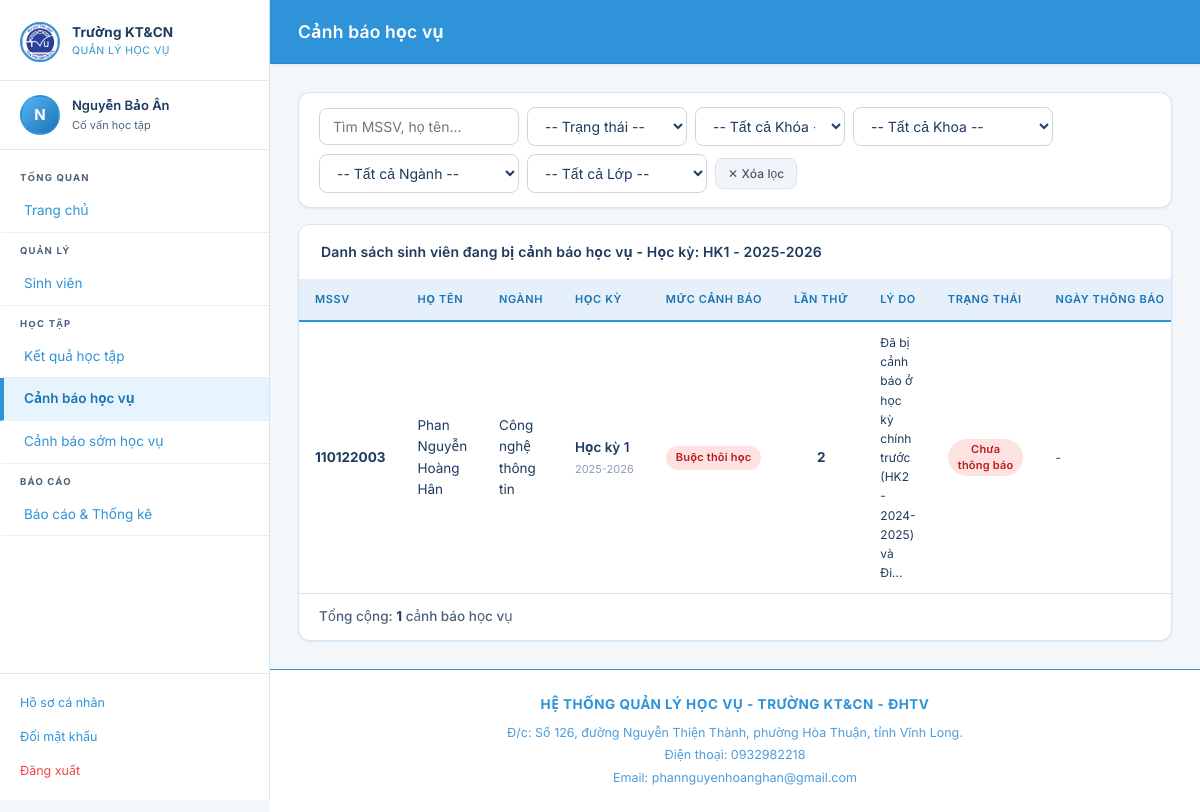
Before: /canh-bao/ (signed in) with the older database file.
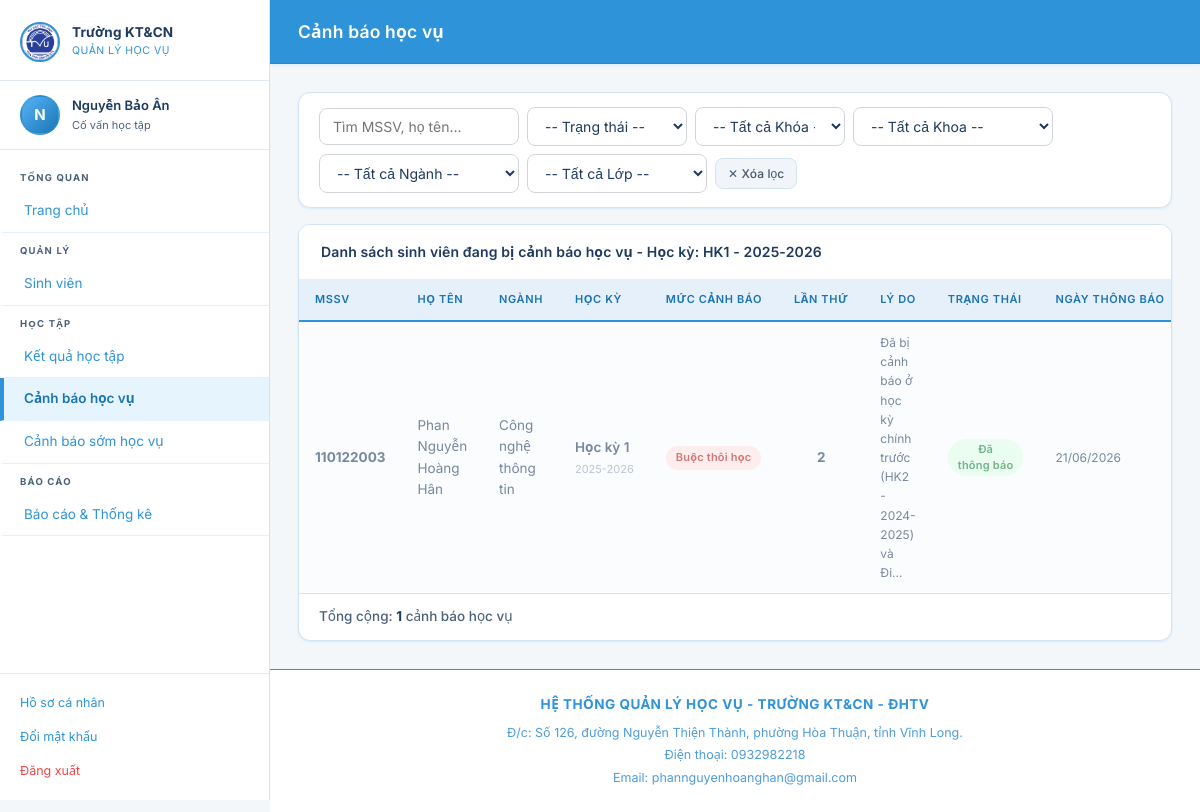
After: the same page with the newer database file.
### academic_warnings/models.py (models this page shows, shortened)
class CanhBaoHocVu(models.Model):
    MUC_CHOICES = [
        ('canh_bao', 'Cảnh báo học vụ'),
        ('buoc_thoi_hoc', 'Buộc thôi học'),
    ]
    TRANG_THAI_CHOICES = [
        ('chua_xu_ly', 'Chưa thông báo'),
        ('da_xu_ly', 'Đã thông báo'),
    ]
    sinh_vien = models.ForeignKey(SinhVien, on_delete=models.CASCADE,
                                   related_name='canh_bao', verbose_name='Sinh viên')
    hoc_ky = models.ForeignKey(HocKy, on_delete=models.CASCADE,
                                related_name='canh_bao', verbose_name='Học kỳ')
    muc_canh_bao = models.CharField(max_length=20, choices=MUC_CHOICES, verbose_name='Mức cảnh báo')
    ly_do = models.TextField(verbose_name='Lý do cảnh báo')
    so_lan_canh_bao = models.PositiveSmallIntegerField(default=1, verbose_name='Lần cảnh báo thứ')
    ngay_tao = models.DateTimeField(auto_now_add=True, verbose_name='Ngày tạo')
    trang_thai = models.CharField(max_length=20, choices=TRANG_THAI_CHOICES,
                                   default='chua_xu_ly', verbose_name='Trạng thái')
    ghi_chu = models.TextField(blank=True, verbose_name='Ghi chú xử lý')
    da_an = models.BooleanField(default=False, verbose_name='Đã ẩn khỏi danh sách')
    nguoi_dung_an = models.ManyToManyField(
        settings.AUTH_USER_MODEL,
        blank=True,
        db_table='canhbaohocvu_nguoi_dung_an',
        related_name='canh_bao_da_an',
        verbose_name='Người dùng đã ẩn'
    )
    class Meta:
        db_table = 'canhbaohocvu'
        verbose_name = 'Cảnh báo học vụ'
        verbose_name_plural = 'Cảnh báo học vụ'
        unique_together = ['sinh_vien', 'hoc_ky']
        ordering = ['trang_thai', '-ngay_tao']
    @property
    def mau_canh_bao(self):
        return {'canh_bao': 'warning', 'buoc_thoi_hoc': 'danger'}.get(self.muc_canh_bao, 'secondary')

### students/models.py (models this page shows, shortened)
class SinhVien(models.Model):
    TRANG_THAI_CHOICES = [
        ('dang_hoc', 'Đang học'),
        ('dinh_chi', 'Đình chỉ'),
        ('tot_nghiep', 'Tốt nghiệp'),
        ('thoi_hoc', 'Thôi học'),
    ]
    user = models.OneToOneField(CustomUser, on_delete=models.SET_NULL, null=True, blank=True,
                                 related_name='sinh_vien', verbose_name='Tài khoản')
    mssv = models.CharField(max_length=20, unique=True, verbose_name='Mã số sinh viên')
    ho_ten = models.CharField(max_length=200, verbose_name='Họ và tên')
    ngay_sinh = models.DateField(null=True, blank=True, verbose_name='Ngày sinh')
    gioi_tinh = models.CharField(max_length=5, choices=[('Nam', 'Nam'), ('Nu', 'Nữ')], blank=True)
    email = models.EmailField(blank=True, verbose_name='Email')
    so_dien_thoai = models.CharField(max_length=15, blank=True, verbose_name='Số điện thoại')
    nganh = models.ForeignKey(Nganh, on_delete=models.SET_NULL, null=True, verbose_name='Ngành')
    khoa = models.CharField(max_length=10, verbose_name='Khóa học', help_text='VD: K2021')
    lop = models.ForeignKey('Lop', on_delete=models.SET_NULL, null=True, blank=True,
                             related_name='sinh_viens', verbose_name='Lớp')
    covan = models.ForeignKey(CustomUser, on_delete=models.SET_NULL, null=True, blank=True,
                               related_name='sinh_vien_phu_trach', verbose_name='Cố vấn học tập',
                               limit_choices_to={'role': 'covan'})
    trang_thai = models.CharField(max_length=20, choices=TRANG_THAI_CHOICES, default='dang_hoc',
                                   verbose_name='Trạng thái')
    ngay_nhap_hoc = models.DateField(null=True, blank=True, verbose_name='Ngày nhập học')
    class Meta:
        db_table = 'sinhvien'
        verbose_name = 'Sinh viên'
        verbose_name_plural = 'Sinh viên'
        ordering = ['mssv']

class Nganh(models.Model):
    ma_nganh = models.CharField(max_length=20, unique=True, verbose_name='Mã ngành')
    ten_nganh = models.CharField(max_length=200, verbose_name='Tên ngành')
    khoa = models.CharField(max_length=200, default='Khoa Công nghệ thông tin', verbose_name='Khoa')
    class Meta:
        db_table = 'nganh'
        verbose_name = 'Ngành học'
        verbose_name_plural = 'Ngành học'

class HocKy(models.Model):
    KY_CHOICES = [('1', 'Học kỳ 1'), ('2', 'Học kỳ 2'), ('3', 'Học kỳ hè')]
    ky = models.CharField(max_length=2, choices=KY_CHOICES, verbose_name='Kỳ học')
    nam_hoc = models.CharField(max_length=10, verbose_name='Năm học', help_text='VD: 2023-2024')
    ngay_bat_dau = models.DateField(null=True, blank=True, verbose_name='Ngày bắt đầu')
    ngay_ket_thuc = models.DateField(null=True, blank=True, verbose_name='Ngày kết thúc')
    la_hien_tai = models.BooleanField(default=False, verbose_name='Học kỳ hiện tại')
    class Meta:
        db_table = 'hocky'
        verbose_name = 'Học kỳ'
        verbose_name_plural = 'Học kỳ'
        unique_together = ['ky', 'nam_hoc']
        ordering = ['-nam_hoc', '-ky']
    def __str__(self):
        return f"HK{self.ky} - {self.nam_hoc}"

### academic_warnings/views.py (the view, shortened to what this page needs)
# urls.py: path('', views.canhbao_list, name='canhbao_list'),
@login_required
def canhbao_list(request):
    latest_hk = HocKy.objects.filter(ket_qua__diem_tk__isnull=False).distinct().order_by('-nam_hoc', '-ky').first()
    if not latest_hk:
        latest_hk = HocKy.objects.order_by('-nam_hoc', '-ky').first()
    qs = CanhBaoHocVu.objects.select_related('sinh_vien', 'hoc_ky', 'sinh_vien__nganh', 'sinh_vien__lop').exclude(nguoi_dung_an=request.user).order_by('trang_thai', '-ngay_tao')
    if latest_hk:
        qs = qs.filter(hoc_ky=latest_hk)
    muc       = request.GET.get('muc', '')
    trang_thai = request.GET.get('trang_thai', '')
    hk_id     = request.GET.get('hoc_ky', '')
    q         = request.GET.get('q', '')
    khoa = request.GET.get('khoa', '')
    nganh_id = request.GET.get('nganh', '')
    lop_id = request.GET.get('lop', '')
    khoa_hoc = request.GET.get('khoa_hoc', '')
    if request.user.is_sinhvien:
        qs = qs.filter(sinh_vien__user=request.user)
    else:
        if request.user.is_covan:
            qs = qs.filter(sinh_vien__lop__covan=request.user)
        if khoa_hoc:
            cohort_suffix = khoa_hoc[-2:]
            qs = qs.filter(sinh_vien__lop__ten_lop__istartswith=f'DA{cohort_suffix}')
        if khoa:
            qs = qs.filter(sinh_vien__nganh__khoa=khoa)
        if nganh_id:
            qs = qs.filter(sinh_vien__nganh_id=nganh_id)
        if lop_id:
            qs = qs.filter(sinh_vien__lop_id=lop_id)
    if muc:        qs = qs.filter(muc_canh_bao=muc)
    if trang_thai: qs = qs.filter(trang_thai=trang_thai)
    if hk_id:      qs = qs.filter(hoc_ky_id=hk_id)
    hockys = HocKy.objects.all().order_by('-nam_hoc', '-ky')
    from students.models import Nganh, Lop
    import re
    nganhs = Nganh.objects.exclude(ma_nganh__iexact='None').exclude(ten_nganh__iexact='None')
    khoas = [k for k in Nganh.objects.exclude(khoa__isnull=True).exclude(khoa='').values_list('khoa', flat=True).distinct() if k.lower() != 'none']
    unique_years = set()
    for name in Lop.objects.values_list('ten_lop', flat=True):
        if name:
            m = re.search(r'\d{2}', name)
            if m:
                unique_years.add("20" + m.group())
    khoa_hocs = sorted(list(unique_years), reverse=True)
    lops = Lop.objects.exclude(ten_lop__iexact='None')
    if request.user.is_covan:
        lops = lops.filter(covan=request.user)
    if nganh_id:
        lops = lops.filter(nganh_id=nganh_id)
    if khoa_hoc:
        cohort_suffix = khoa_hoc[-2:]
        lops = lops.filter(ten_lop__istartswith=f'DA{cohort_suffix}')
    if khoa:
        nganhs = nganhs.filter(khoa=khoa)
        lops = lops.filter(nganh__khoa=khoa)
    return render(request, 'academic_warnings/canhbao_list.html', {
        'canh_baos': qs,
        'hockys': hockys,
        'nganhs': nganhs,
        'khoas': khoas,
        'lops': lops,
        'khoa_hocs': khoa_hocs,
        'muc': muc,
        'trang_thai': trang_thai,
        'hk_id': hk_id,
        'selected_khoa': khoa,
        'nganh_id': nganh_id,
        'selected_lop': lop_id,
        'selected_khoa_hoc': khoa_hoc,
        'q': q,
        'latest_hk': latest_hk,
    })

### accounts/models.py (called while the page is built)
    @property
    def is_admin(self):
        return self.role == 'admin'

    @property
    def is_giaovu(self):
        return self.role == 'giaovu'

    @property
    def is_covan(self):
        return self.role == 'covan'

    @property
    def is_sinhvien(self):
        return self.role == 'sinhvien'

### templates/academic_warnings/canhbao_list.html (shortened to what the changed rows need)
{% extends 'base.html' %}
{% block content %}
<div id="table-container">
<div class="card">
    <div class="card-body" style="padding:0">
        <div class="table-responsive">
            <table class="data-table">
                <thead>
                    <tr>
                        <th>MSSV</th>
                        <th>Họ tên</th>
                        <th>Ngành</th>
                        <th>Học kỳ</th>
                        <th>Mức cảnh báo</th>
                        <th>Lần thứ</th>
                        <th>Lý do</th>
                        {% if not request.user.is_sinhvien %}
                        <th>Trạng thái</th>
                        <th>Ngày thông báo</th>
                        {% endif %}
                    </tr>
                </thead>
                <tbody>
                    {% for cb in canh_baos %}
                    <tr {% if cb.trang_thai == 'da_xu_ly' and not request.user.is_sinhvien %}style="opacity: 0.6; background-color: #f8fafc;" {% endif %}>
                        <td><strong>{{ cb.sinh_vien.mssv }}</strong></td>
                        <td>{{ cb.sinh_vien.ho_ten }}</td>
                        <td>{{ cb.sinh_vien.nganh.ten_nganh|default:'-' }}</td>
                        <td>
                            <div class="fw-semibold" style="white-space: nowrap;">Học kỳ {{ cb.hoc_ky.ky }}</div>
                            <div class="text-muted" style="font-size: 11px; margin-top: 2px; white-space: nowrap;">{{ cb.hoc_ky.nam_hoc }}</div>
                        </td>
                        <td>
                            {% if cb.muc_canh_bao == 'canh_bao' %}
                            <span class="badge badge-warning" style="text-align: center; line-height: 1.4; display: inline-block;"><span style="white-space: nowrap;">Cảnh báo</span><br><span style="white-space: nowrap;">học vụ</span></span>
                            {% else %}
                            <span class="badge badge-{{ cb.mau_canh_bao }}" style="white-space: nowrap; display: inline-block;">{{ cb.get_muc_canh_bao_display }}</span>
                            {% endif %}
                        </td>
                        <td style="text-align:center"><strong>{{ cb.so_lan_canh_bao }}</strong></td>
                        <td style="max-width:200px;font-size:12px">{{ cb.ly_do|truncatechars:60 }}</td>
                        {% if not request.user.is_sinhvien %}
                        <td>
                            {% if cb.trang_thai == 'da_xu_ly' %}
                            <span class="badge badge-success" style="text-align: center; line-height: 1.4; display: inline-block;"><span style="white-space: nowrap;">Đã</span><br><span style="white-space: nowrap;">thông báo</span></span>
                            {% else %}
                            <span class="badge badge-danger" style="text-align: center; line-height: 1.4; display: inline-block;"><span style="white-space: nowrap;">Chưa</span><br><span style="white-space: nowrap;">thông báo</span></span>
                            {% endif %}
                        </td>
                        <td style="font-size:12px">
                            {% if cb.trang_thai == 'da_xu_ly' %}
                            {{ cb.ngay_tao|date:"d/m/Y" }}
                            {% else %}
                            -
                            {% endif %}
                        </td>
                        {% endif %}
                    </tr>
                    {% empty %}
                    <tr>
                        <td colspan="{% if request.user.is_sinhvien %}8{% else %}10{% endif %}" style="text-align:center;color:#94a3b8;padding:32px">Không có cảnh báo học vụ
                        </td>
                    </tr>
                    {% endfor %}
                </tbody>
            </table>
        </div>
    </div>
</div>
</div>
{% endblock %}

Changed rows visible on the page:
changed CanhBaoHocVu "Buộc thôi học": ngay_tao (not shown) → "21/06/2026"; trang_thai "Chưa -" → "Đã"
